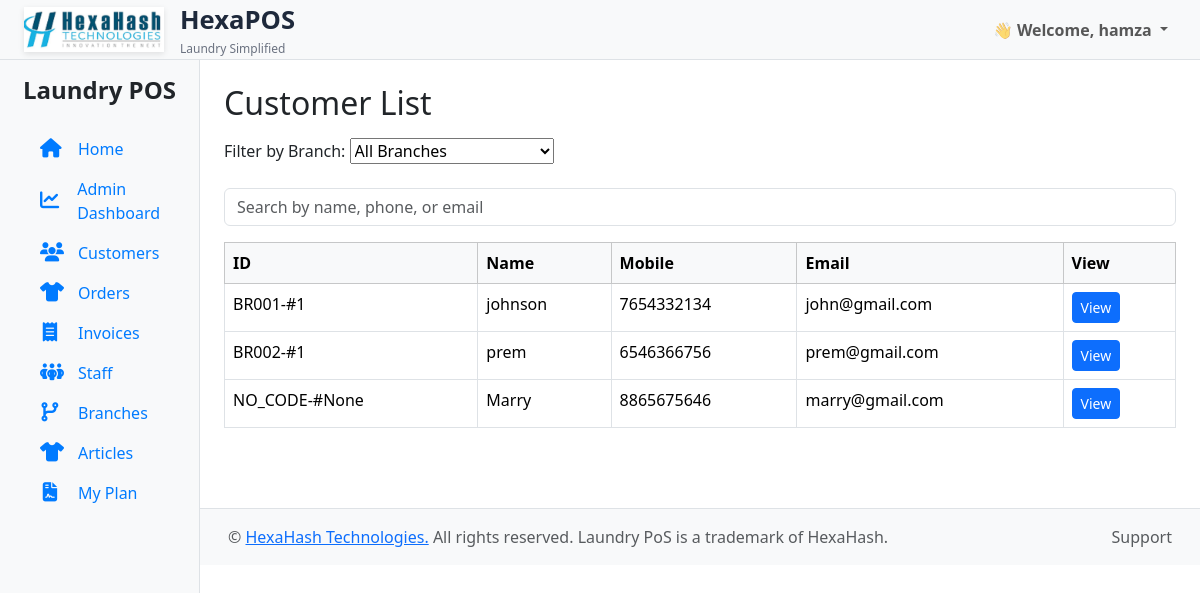
The app's page /customers/ (signed in) with its own data.
### accounts/models.py (models this page shows, shortened)
class CustomUser(AbstractUser):
    is_superadmin = models.BooleanField(default=False)
    is_org_admin = models.BooleanField(default=False)
    organization = models.ForeignKey('laundry.Organization', null=True, blank=True, on_delete=models.CASCADE)

### laundry/models.py (models this page shows, shortened)
class Customer(models.Model):
    organization = models.ForeignKey('Organization', on_delete=models.CASCADE, null=True, blank=True)
    name = models.CharField(max_length=100)
    phone = models.CharField(max_length=10)
    email = models.EmailField(blank=True)
    branch = models.ForeignKey('Branch', on_delete=models.CASCADE, null=True, blank=True, related_name='customers')
    branch_customer_number = models.PositiveIntegerField(null=True, blank=True, editable=False)

class Branch(models.Model):
    organization = models.ForeignKey(
        'Organization',
        on_delete=models.CASCADE,
        related_name='branches'
    )
    name = models.CharField(max_length=100, unique=True)
    code = models.CharField(max_length=10, help_text="e.g., BR001, BR002")  # removed unique=True
    address = models.TextField(blank=True, null=True)
    phone = models.CharField(max_length=15, blank=True, null=True)
    created_by = models.ForeignKey(
        settings.AUTH_USER_MODEL,
        on_delete=models.SET_NULL,
        null=True,
        blank=True
    )
    created_at = models.DateTimeField(auto_now_add=True)
    class Meta:
        unique_together = ('organization', 'code')  # ✅ Enforce per-org uniqueness

### laundry/views.py (the view)
# urls.py: path('customers/', views.customer_list, name='customers'),
@login_required
def customer_list(request):
    query = request.GET.get('q', '')
    selected_branch_id = request.GET.get('branch_id', 'all')
    user = request.user
    if hasattr(user, 'staff'):
        customers = Customer.objects.filter(branch=user.staff.branch, organization=user.organization)
        branches = Branch.objects.filter(id=user.staff.branch.id)
    else:
        branches = Branch.objects.filter(organization=user.organization)
        if selected_branch_id != "all":
            customers = Customer.objects.filter(branch_id=selected_branch_id, organization=user.organization)
        else:
            customers = Customer.objects.filter(organization=user.organization)
    if query:
        customers = customers.filter(
            Q(name__icontains=query) |
            Q(email__icontains=query) |
            Q(phone__icontains=query)
        )
    return render(request, 'customers/list.html', {
        'customers': customers,
        'query': query,
        'branches': branches,
        'selected_branch_id': selected_branch_id,
    })

### laundry/context_processors.py (called while the page is built)
def all_organizations(request):
    return {
        'all_organizations': Organization.objects.all().order_by("name")
    }

def org_context(request):
    if request.user.is_authenticated and hasattr(request.user, 'organization'):
        return {
            'organization': request.user.organization
        }
    return {}

### templates/customers/list.html (shortened to what this page needs)
{% extends 'laundry/base.html' %}
{% block content %}
<div class="container mt-4">
  <h2 class="mb-3">Customer List</h2>
 {% if request.user.is_superuser or request.user.is_org_admin %}
  <form method="get" class="simple-branch-filter-form">
    <label for="branch-select">Filter by Branch:</label>
    <select name="branch_id" id="branch-select" onchange="this.form.submit()">
      <option value="all" {% if not selected_branch_id or selected_branch_id == 'all' %}selected{% endif %}>
        All Branches
      </option>
    </select>
  </form>
{% endif %}
  <form method="get" class="mb-3">
    <input type="text" name="q" class="form-control" placeholder="Search by name, phone, or email" value="{{ query }}">
  </form>
  <table class="table table-bordered">
    <thead class="table-light">
      <tr>
        <th>ID</th>
        <th>Name</th>
        <th>Mobile</th>
        <th>Email</th>
        <th>View</th>
      </tr>
    </thead>
    <tbody>
      {% for customer in customers %}
        <tr>
        <td>{{ customer.branch.code|default:"NO_CODE" }}-#{{ customer.branch_customer_number }}</td>
          <td>{{ customer.name }}</td>
          <td>{{ customer.phone }}</td>
          <td>{{ customer.email }}</td>
          <td><a href="{% url 'customer_detail' customer.id %}" class="btn btn-sm btn-primary">View</a></td>
        </tr>
      {% empty %}
        <tr><td colspan="5">No customers found.</td></tr>
      {% endfor %}
    </tbody>
  </table>
</div>
{% endblock %}

### templates/laundry/base.html (shortened to what this page needs)
<!DOCTYPE html>
{% load static %}
<html lang="en">
<head>
<link href="https://cdn.jsdelivr.net/npm/bootstrap@5.3.0/dist/css/bootstrap.min.css" rel="stylesheet">
<link href="https://cdnjs.cloudflare.com/ajax/libs/font-awesome/6.4.0/css/all.min.css" rel="stylesheet">
  <link rel="stylesheet" href="{% static 'css/bootstrap.min.css' %}">
  <link rel="stylesheet" href="{% static 'css/fontawesome.min.css' %}">
  <link rel="stylesheet" href="{% static 'css/all.min.css' %}">
  <link rel="stylesheet" href="{% static 'css/style.css' %}">
</head>
<body>
  <nav class="navbar navbar-expand-lg navbar-light bg-light px-4 d-none d-md-flex justify-content-between">
 <a class="navbar-brand d-flex align-items-center gap-3" href="https://hexahash.com/" target="_blank">
  <img src="{% static 'images/img.png' %}" alt="Logo"
       style="height: 45px; width: 140px; object-fit: cover; box-shadow: 0 2px 6px rgba(0,0,0,0.1);">
  <div class="d-flex flex-column">
    <span style="font-weight: 700; font-size: 1.6rem; color: #1e293b;">HexaPOS</span>
    <small style="font-size: 0.75rem; color: #6b7280;">Laundry Simplified</small>
  </div>
</a>
    {% if request.user.is_authenticated %}
    <ul class="navbar-nav">
      <li class="nav-item dropdown">
        <a class="nav-link dropdown-toggle fw-semibold" href="#" role="button" data-bs-toggle="dropdown">
          👋 Welcome, {{ request.user.username }}
        </a>
      </li>
    </ul>
    {% endif %}
  </nav>
  <div class="container-fluid">
    <div class="row">
      <nav id="sidebarMenu" class="col-md-2 d-md-block bg-light sidebar collapse show">
        <div class="position-sticky pt-3">
          <h4 class="text-center fw-bold d-none d-md-block mb-4">Laundry POS</h4>
          <ul class="nav flex-column px-3">
            <li class="nav-item">
              <a class="nav-link active" href="{% url 'home' %}">
                <i class="fas fa-home me-2"></i>Home
              </a>
            </li>
{% if request.user.is_authenticated %}
  <li class="nav-item">
    <a class="nav-link active" href="{% url 'dashboard' %}">
      <i class="fas fa-chart-line me-2"></i>
      {% if request.user.is_superuser %}
        SuperAdmin Dashboard
      {% elif request.user.is_org_admin %}
        Admin Dashboard
      {% else %}
        My Branch Dashboard
      {% endif %}
    </a>
  </li>
{% endif %}
            <li class="nav-item">
              <a class="nav-link" href="{% url 'customers' %}">
                <i class="fas fa-users me-2"></i>Customers
              </a>
            </li>
            <li class="nav-item">
              <a class="nav-link" href="{% url 'order_list' %}">
                <i class="fas fa-tshirt me-2"></i>Orders
              </a>
            </li>
            <li class="nav-item">
              <a class="nav-link" href="{% url 'invoice_list' %}">
                <i class="fas fa-receipt me-2"></i>Invoices
              </a>
            </li>
            {% if not request.user.staff %}
            <li class="nav-item">
              <a class="nav-link" href="{% url 'staff_list' %}">
                <i class="fa-solid fa-people-group me-2"></i>Staff
              </a>
            </li>
            {% endif %}
        {% if not request.user.staff %}
        <li class="nav-item">
          <a class="nav-link" href="{% url 'branch_list' %}">
            <i class="fas fa-code-branch me-2"></i>Branches
          </a>
        </li>
        {% endif %}
           {% if not request.user.staff %}
         <li class="nav-item">
            <a class="nav-link" href="{% url 'article_list' %}">
              <i class="fa-solid fa-shirt me-2" ></i>Articles
            </a>
          </li>
    <li class="nav-item">
            <a class="nav-link" href="{% url 'org_my_plan' %}">
             <i class="fa-solid fa-file-contract me-2"></i>My Plan
            </a>
          </li>
            {% endif %}
              </ul>
        </div>
      </nav>
      <main class="col-md-10 ms-sm-auto">
  {% block content %}{% endblock %}
</main>
    </div>
  </div>
<footer class="text-muted py-3 mt-5 border-top bg-light" style="margin-left: 200px;">
  <div class="container-fluid">
    <div class="d-flex justify-content-between align-items-center px-3">
      <p class="mb-0">
        &copy; {{ current_year }}
        <a href="https://hexahash.com/">HexaHash Technologies.</a>
        All rights reserved. Laundry PoS is a trademark of HexaHash.
      </p>
      <span>Support</span>
    </div>
  </div>
</footer>
</body>
</html>

### static/css/style.css (style rules this page uses)
.sidebar .nav-link { display: flex; align-items: center; gap: 10px; font-size: 1rem; color: #007bff; padding: 8px 12px; transition: 0.2s; }
.sidebar .nav-link i { font-size: 1.2rem; width: 20px; text-align: center; }
.navbar.d-md-flex { position: fixed; top: 0; left: 0; right: 0; height: 60px; z-index: 1040; background-color: #fff; border-bottom: 1px solid #dee2e6; }
.sidebar { position: fixed; top: 60px; left: 0; width: 200px; height: calc(100vh - 60px); overflow-y: auto; background-color: #f8f9fa; z-index: 1030; border-right: 1px solid #dee2e6; }
main { margin-left: 200px; margin-top: 60px; padding: 1rem 2rem; }
main { padding-top: 60px; }

### records on screen
CustomUser: user.username "hamza"
Customer: branch.code "BR001", branch_customer_number "1", name "johnson", phone "7654332134", email "john@gmail.com"
Customer: branch.code "BR002", branch_customer_number "1", name "prem", phone "6546366756", email "prem@gmail.com"
Customer: branch.code "NO_CODE", branch_customer_number "None", name "Marry", phone "8865675646", email "marry@gmail.com"
